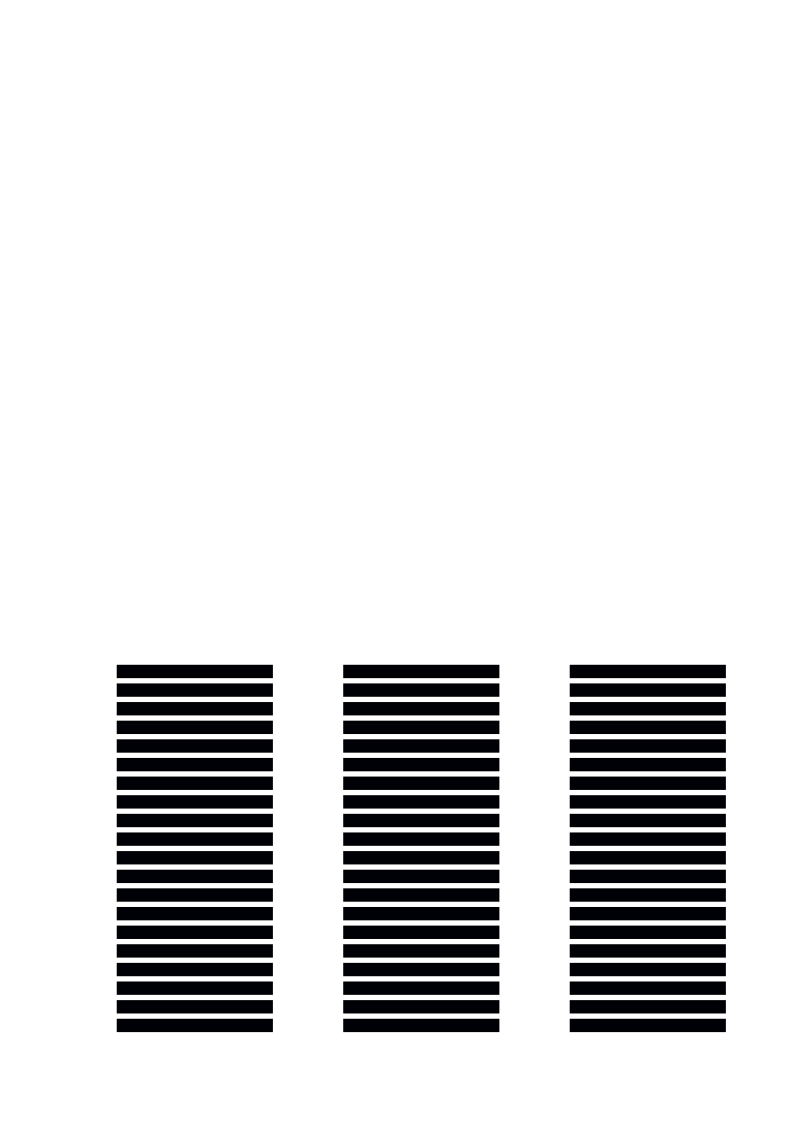
#> input picture OMR_reader/Config/cutters/answer_11.png, 1604 x 2270 px (shown at 1/2 size)
$ python main_program_9_class_4C.py --input ../Config/cutters/answer_11.png   (older library calls are emulated)
#> lines starting #> are read from the running program, lines starting #| are printed output that depends on the picture; after the words box and inside, x2 and y2 are one past the last pixel; in counts of white or black regions, pixels touching at a corner belong together
import argparse
import cv2 as cv
import glob
import numpy as np
import pandas as pd

CORNER_FEATS = (
    0.322965313273202,
    0.19188334690998524,
    1.1514327482234812,
    0.998754685666376,
)
TRANSF_SIZE = 512
sheet_size=[1604,2270]


if not glob.glob("ans.csv"):
    columns=["RollNo"]+list(range(1,81))
    omr_ans=pd.DataFrame(columns=columns)
    omr_ans.to_csv("ans.csv")
if not glob.glob("data.csv"):
    columns=["RollNo","STD","Subject","DOB","Date","Gender","MobileNum"]
    omr_data=pd.DataFrame(columns=columns)
    omr_data.to_csv("data.csv")

def corner_point_contour(contour):
    "this function will find the corner point of contour(L shaped) by \
    first find the points with longest distance and then drow a line from \
    this two points now which point is farest from the line is the corner of \
    the contour"
    p1=0
    p2=1
    line=(p1,p2)
    for i in range(6):
        for j in range(i+1,6):
            if(np.linalg.norm(contour[i]-contour[j])>np.linalg.norm(contour[p1]-contour[p2])):
                p1=i
                p2=j
            # [4 lines of commented-out code are left out]
    print(p1,p2)
    line=[p1,p2]
    exce=[i for i in range(6) if i not in line]
    print(exce)
    return contour[sorted(exce,key=lambda c:np.linalg.norm(np.cross(contour[p2]-contour[p1], contour[p1]-contour[c]))/np.linalg.norm(contour[p2]-contour[p1]),reverse=True)[0]][0]


def normalize(im):
    return cv.normalize(im, np.zeros(im.shape), 0, 255, norm_type=cv.NORM_MINMAX)

def get_approx_contour(contour, tol=.01):
    """Get rid of 'useless' points in the contour"""
    epsilon = tol * cv.arcLength(contour, True)
    return cv.approxPolyDP(contour, epsilon, True)

def get_contours(image_gray):
    im2, contours, hierarchy = cv.findContours(
        image_gray, cv.RETR_TREE, cv.CHAIN_APPROX_SIMPLE)

    #print(contours)
    #cv.imshow("im2",im2)
    #cv.imwrite("test2.png",im2,[cv.IMWRITE_PNG_COMPRESSION])

    return map(get_approx_contour, contours)

def get_corners(contours):
    return sorted(
        contours,
        key=lambda c: features_distance(CORNER_FEATS, get_features(c)))[:4]

def get_bounding_rect(contour):
    rect = cv.minAreaRect(contour)
    box = cv.boxPoints(rect)
    return np.int0(box)

def get_convex_hull(contour):
    return cv.convexHull(contour)

def get_contour_area_by_hull_area(contour):
    return (cv.contourArea(contour) /
            cv.contourArea(get_convex_hull(contour)))

def get_contour_area_by_bounding_box_area(contour):
    return (cv.contourArea(contour) /
            cv.contourArea(get_bounding_rect(contour)))

def get_contour_perim_by_hull_perim(contour):
    return (cv.arcLength(contour, True) /
            cv.arcLength(get_convex_hull(contour), True))

def get_contour_perim_by_bounding_box_perim(contour):
    return (cv.arcLength(contour, True) /
            cv.arcLength(get_bounding_rect(contour), True))

def get_features(contour):
    try:

        print(
            get_contour_area_by_hull_area(contour),
            get_contour_area_by_bounding_box_area(contour),
            get_contour_perim_by_hull_perim(contour),
            get_contour_perim_by_bounding_box_perim(contour),
        )
        return (
            get_contour_area_by_hull_area(contour),
            get_contour_area_by_bounding_box_area(contour),
            get_contour_perim_by_hull_perim(contour),
            get_contour_perim_by_bounding_box_perim(contour),
        )
    except ZeroDivisionError:
        return 4*[np.inf]

def features_distance(f1, f2):
    return np.linalg.norm(np.array(f1) - np.array(f2))

# Default mutable arguments should be harmless here
def draw_point(point, img, radius=5, color=(0, 0, 255)):
    cv.circle(img, tuple(point), radius, color, -1)

# [16 lines left out: functions get_centroid, order_points, not called in this run]

def get_outmost_points(contours):
    return list(map(corner_point_contour,contours))

# [118 lines left out: functions perspective_transform, get_alternative_patches, split, get_marked_alternative, draw_marked_alternative, get_letter and 1 more, not called in this run]


def main():

    #--------------------- taking file name form argument ---------------------------------------
    parser= argparse.ArgumentParser()

    parser.add_argument(
        "--input",
        help="Input image filename",
        required=True,
        type=str)

    args = parser.parse_args()
    print(args.input)


    # reading image
    originalImage= cv.imread(args.input,0)
    #cv.imshow("imput image",im_org)
    #cv.waitKey()

    scale_percent = 40 # percent of original size
    width = int(originalImage.shape[1] * scale_percent / 100)
    height = int(originalImage.shape[0] * scale_percent / 100)
    dim = (width, height)
	# resize image
    im_org = cv.resize(originalImage, dim, interpolation = cv.INTER_AREA)
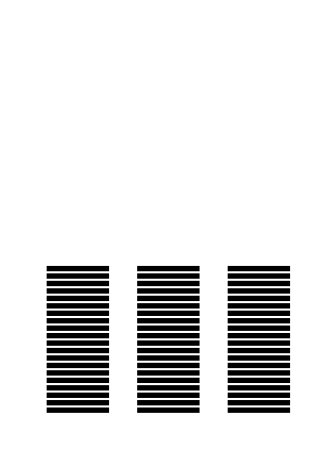
#> im_org: shape (908, 641) (shown at 1/2 size); min 0, max 255, mean 219.9


    blurred = cv.GaussianBlur(im_org,(11,11),10)
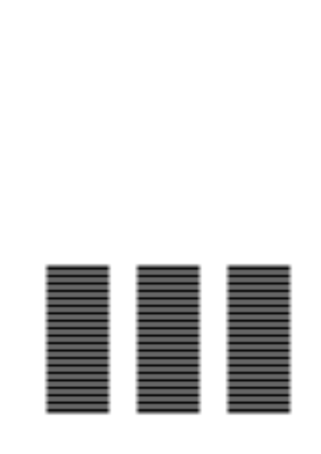
#> blurred: shape (908, 641) (shown at 1/2 size); min 7, max 255, mean 219.9


    #cv.imshow("blurred",blurred)


    im = normalize(blurred)


    #cv.imshow("im",im)

    ret, im = cv.threshold(im, 127, 255, cv.THRESH_BINARY)
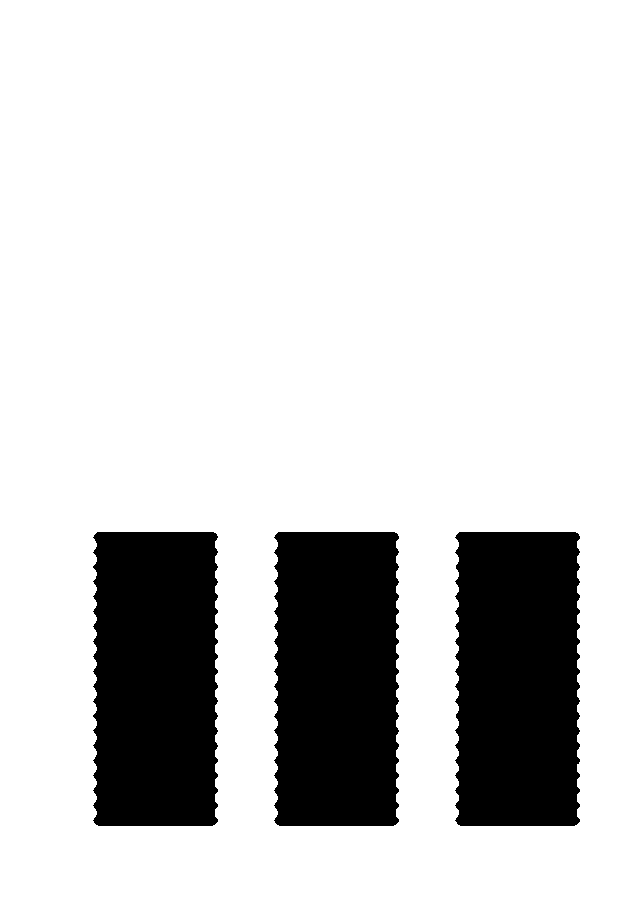
#> im: shape (908, 641); 81.7% white; 3 black regions
    # cv.imshow("im",im)


    contours = get_contours(im)
#> in get_contours, `im2, contours, hierarchy = cv.findContours( image_gray, cv.RETR_TREE, ..`: contours = 4 contours; box (x1, y1, x2, y2) and area: (0, 0, 641, 908) 580480, (92, 531, 219, 827) 35870, (273, 531, 400, 827) 35856, (454, 531, 581, 827) 35846
    corners = get_corners(contours)
#> corners = 4 contours; box (x1, y1, x2, y2) and area: (0, 0, 641, 908) 580480, (454, 531, 581, 827) 34915, (273, 531, 400, 827) 34915, (92, 531, 219, 827) 34915
    cv.drawContours(im_org, corners, -1, (0, 255, 0), 3)
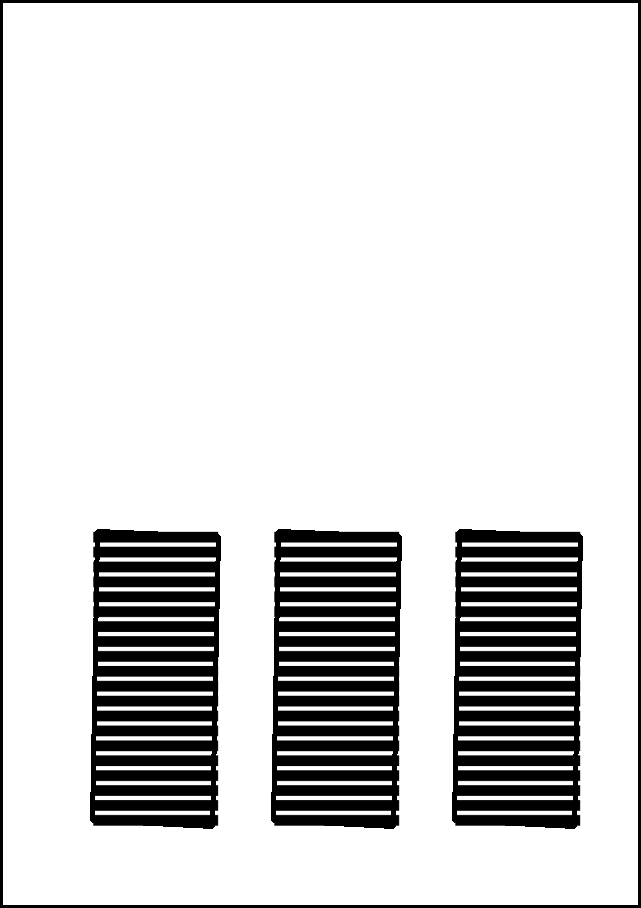
#> im_org: shape (908, 641); 2.55% of pixels changed, all inside (x1, y1, x2, y2) = (0, 0, 641, 908)

    #cv.imshow("im_orig2",im_org)


    outmost = order_points(get_outmost_points(corners))

    # for i in outmost:
        # draw_point(i, im_org, radius=5, color=(255, 0, 0))

    cropedImage = perspective_transform(im_org, outmost)
    cv.imwrite("../output_data/"+args.input[14:],cropedImage,[cv.IMWRITE_PNG_COMPRESSION])

    #cv.imshow("transf",transf)

    #---loding cutter and taking data of answer-------
    cutter= cv.imread("cutter2/answer_11.png",0)
    answer=recognize(cropedImage,cutter,1143,100,4,'opt','h')

    #---loding cutter and taking data of date 2019-------
    cutter= cv.imread("cutter2/Date(2019).png",0)
    date=recognize(cropedImage,cutter,1143,100,10,'num','v')


    #---loding cutter and taking data of DOB_DD-MM-------
    cutter= cv.imread("cutter2/DOB_DD-MM.png",0)
    DOB_DD=recognize(cropedImage,cutter,1143,100,10,'num','v')

    #---loding cutter and taking data of DOB_year-------
    cutter= cv.imread("cutter2/DOB_year.png",0)
    DOB_year=recognize(cropedImage,cutter,1143,100,7,'year','v')

    #---loding cutter and taking data of gender------
    cutter= cv.imread("cutter2/gender.png",0)
    gander=recognize(cropedImage,cutter,1143,100,3,'gend','v')

    #---loding cutter and taking data of mobile_number-------
    cutter= cv.imread("cutter2/mobile_number.png",0)
    mobile_no=recognize(cropedImage,cutter,1143,100,10,'num','v')


    #---loding cutter and taking data of rollno-aplha-------
    cutter= cv.imread("cutter2/rollno_alph.png",0)
    roll_alpha=recognize(cropedImage,cutter,1143,100,26,'alph','v')

    #---loding cutter and taking data of rollno_num-------
    cutter= cv.imread("cutter2/rollno_num.png",0)
    rollno_num=recognize(cropedImage,cutter,1143,100,10,'num','v')

    #---loding cutter and taking data of STD -------
    cutter= cv.imread("cutter2/std.png",0)
    std=recognize(cropedImage,cutter,1143,100,4,'std','v')


    #---loding cutter and taking data of subject -------
    cutter= cv.imread("cutter2/subject.png",0)
    subject=recognize(cropedImage,cutter,1143,100,2,'sub','v')

    DOB="{}/{}/{}".format(DOB_DD[0]*10+DOB_DD[1],DOB_DD[2]*10+DOB_DD[3],DOB_year[0])
    Date="{}/{}/{}".format(date[0]*10+date[1],date[2]*10+date[3],"2019")
    rollNO="{}{}{}{}{}{}{}{}".format(roll_alpha[0],roll_alpha[1],roll_alpha[2],rollno_num[0],rollno_num[1],rollno_num[2],rollno_num[3],rollno_num[4])
    MobiNum="".join(map(str,mobile_no))
    Gender=str(gander[0])
    Std=str(std[0])
    Sub=str(subject[0])


    #------------------Student biodata-----------------------------------


    data=[rollNO,Std,Sub,DOB,Date,Gender,MobiNum]
    print(data)

    omr_data=pd.read_csv("data.csv",index_col=0)

    omr_data.loc[len(omr_data)]=data


    omr_data.to_csv("data.csv")

    #------------------------storing marks-----------------------------


    data=[rollNO]+answer
    print(data)

    omr_ans=pd.read_csv("ans.csv",index_col=0)
    print(omr_ans)

    omr_ans.loc[len(omr_ans)]=data


    omr_ans.to_csv("ans.csv")

    cv.waitKey()


if __name__ == '__main__':
#> (the run stopped early here; a loop or call above may not have finished)

$ run again, with OMR_reader/Config/cutters/answer_9.png copied over OMR_reader/Config/cutters/answer_11.png
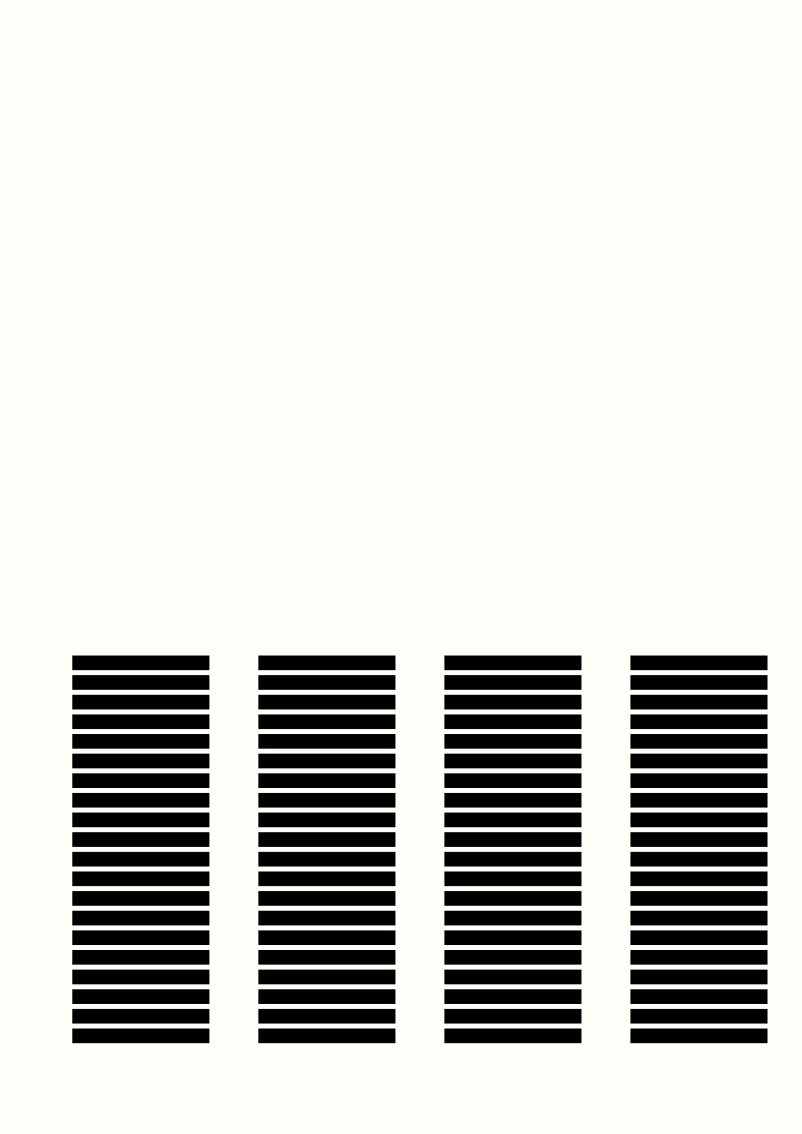
#> input picture OMR_reader/Config/cutters/answer_9.png, 1604 x 2268 px (shown at 1/2 size)
#> in main, `ret, im = cv.threshold(im, 127, 255, cv.THRESH_BINARY)`:
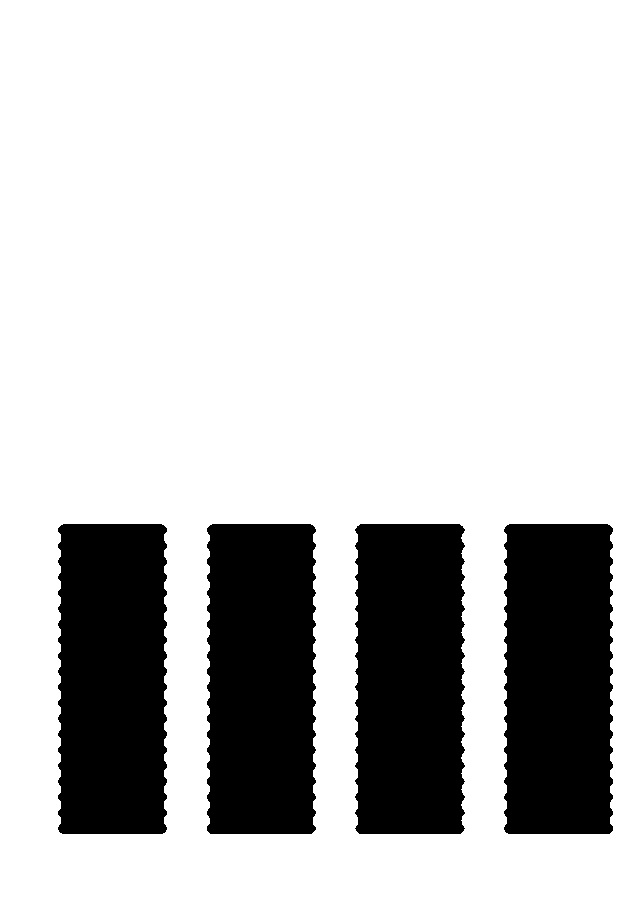
#> im: shape (907, 641); 77.5% white; 4 black regions
#> contours = 5 contours; box (x1, y1, x2, y2) and area: (0, 0, 641, 907) 579840, (354, 523, 466, 835) 33194, (206, 523, 317, 835) 33086, (57, 523, 168, 835) 33080, (503, 523, 614, 835) 33077
#> corners = 4 contours; box (x1, y1, x2, y2) and area: (354, 523, 466, 835) 32210, (503, 523, 614, 835) 32155, (206, 523, 317, 835) 32004, (57, 523, 168, 835) 32004
#> in main, `cv.drawContours(im_org, corners, -1, (0, 255, 0), 3)`:
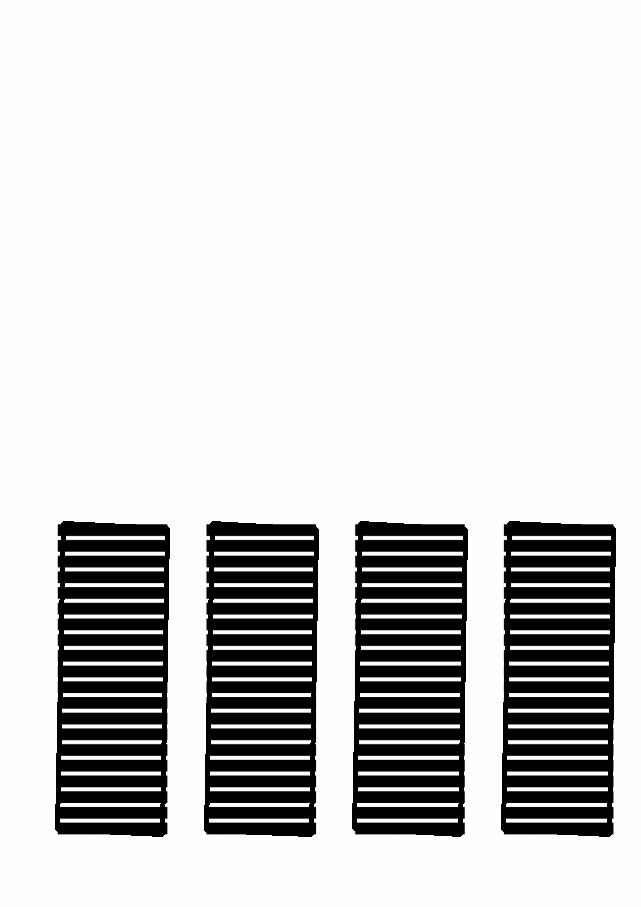
#> im_org: shape (907, 641); min 0, max 254, mean 206.8

$ run again, with OMR_reader/Config/cutters/STD_5_v_1143_100.png copied over OMR_reader/Config/cutters/answer_11.png
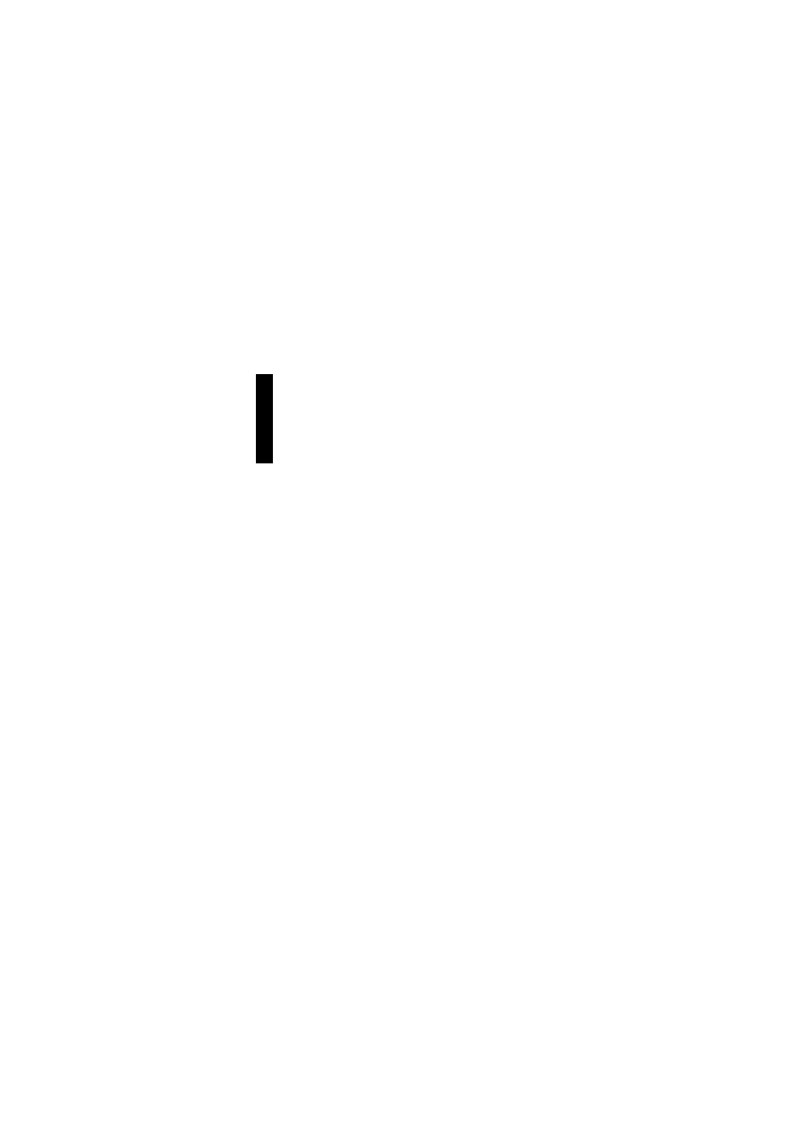
#> input picture OMR_reader/Config/cutters/STD_5_v_1143_100.png, 1604 x 2270 px (shown at 1/2 size)
#> in main, originalImage is the input picture: shape (2270, 1604); min 0, max 255, mean 254.6
#> in main, `im_org = cv.resize(originalImage, dim, interpolation = cv.INTER_AREA)`:
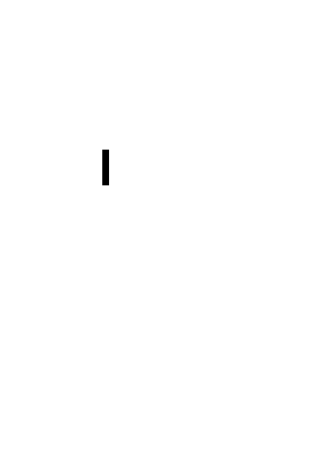
#> im_org: shape (908, 641) (shown at 1/2 size); min 0, max 255, mean 254.6
#> im: shape (908, 641); 99.8% white; 1 black region
#> contours = 2 contours; box (x1, y1, x2, y2) and area: (0, 0, 641, 908) 580480, (204, 298, 219, 372) 966
#> corners = 2 contours; box (x1, y1, x2, y2) and area: (0, 0, 641, 908) 580480, (204, 298, 219, 372) 945
#> in main, `cv.drawContours(im_org, corners, -1, (0, 255, 0), 3)`:
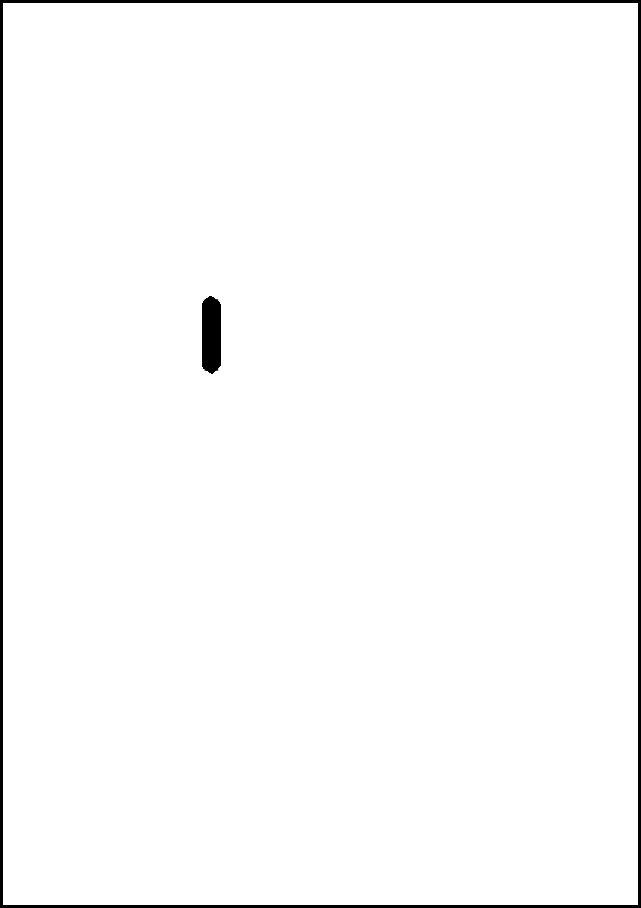
#> im_org: shape (908, 641); 1.68% of pixels changed, all inside (x1, y1, x2, y2) = (0, 0, 641, 908)
#> after the loop in corner_point_contour, `for i in range(6):`: p1 = 0
